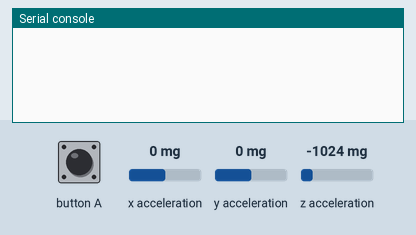
This program was run on a simulated BBC micro:bit running MicroPython. Shown: the last lines printed to the serial console. The inputs (shaded band) are chosen by the test bench; at power-on: x acceleration 0 mg, y acceleration 0 mg, z acceleration -1024 mg. Data-log rows are listed on the console.

Above: at 1.2 s.
1.3 s: button A pressed for 0.15 s
At 1.41 s:
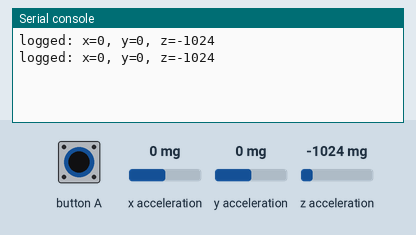
2.9 s: x acceleration set to -1440 mg
At 3.01 s:
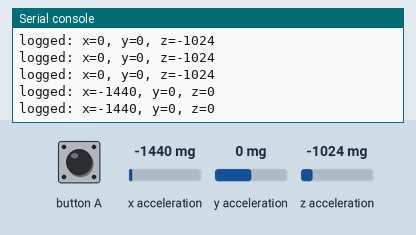
4.4 s: y acceleration set to -1440 mg
At 4.51 s:
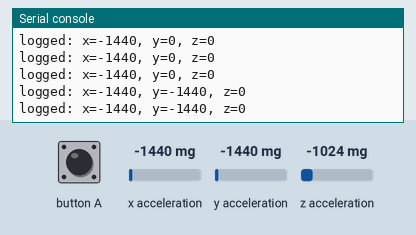
5.9 s: z acceleration set to -1440 mg
At 6.01 s:
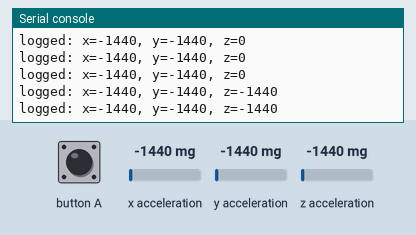
Timing chart, 0 to 8.4 s (numbered marks = the images above; inputs shaded):
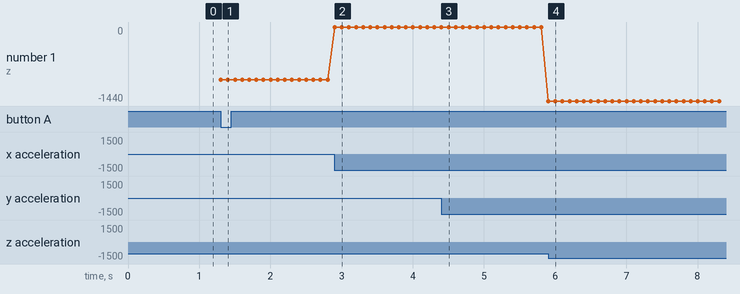

The program:

accelerometer-main.py
```python
from microbit import *
import log

log.set_labels('x', 'y', 'z', timestamp=log.SECONDS)

log.set_mirroring(True)

logging = False

@run_every(ms=100)
def log_data():
    if logging:
        log.add({
            'x': accelerometer.get_x(),
            'y': accelerometer.get_y(),
            'z': accelerometer.get_z()
        })

while True:
    if button_a.was_pressed():
        logging = not logging
        
```

Measured:
- after the input at 1.3 s, the serial console: prints a new line at once (image 1)
- after the input at 2.9 s, the serial console: prints a new line at once (image 2)
- after the input at 4.4 s, the serial console: prints a new line at once (image 3)
- after the input at 5.9 s, the serial console: prints a new line at once (image 4)
